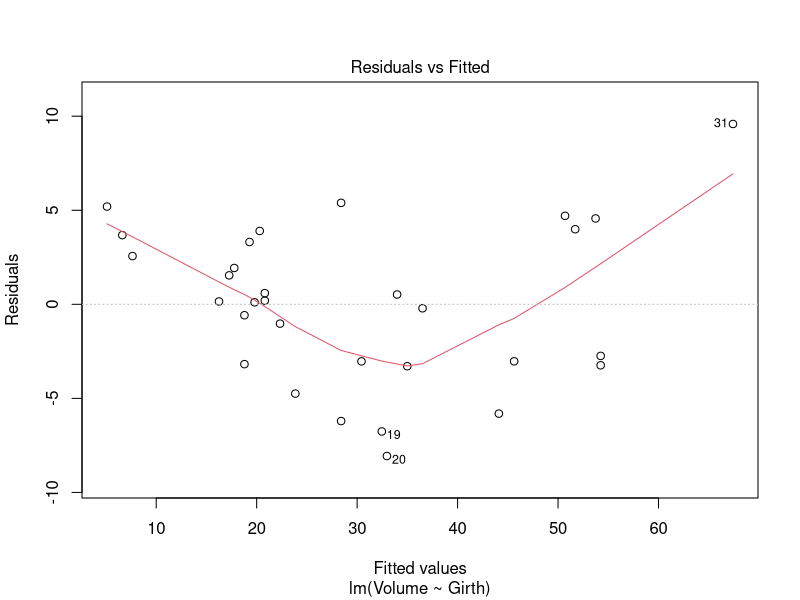
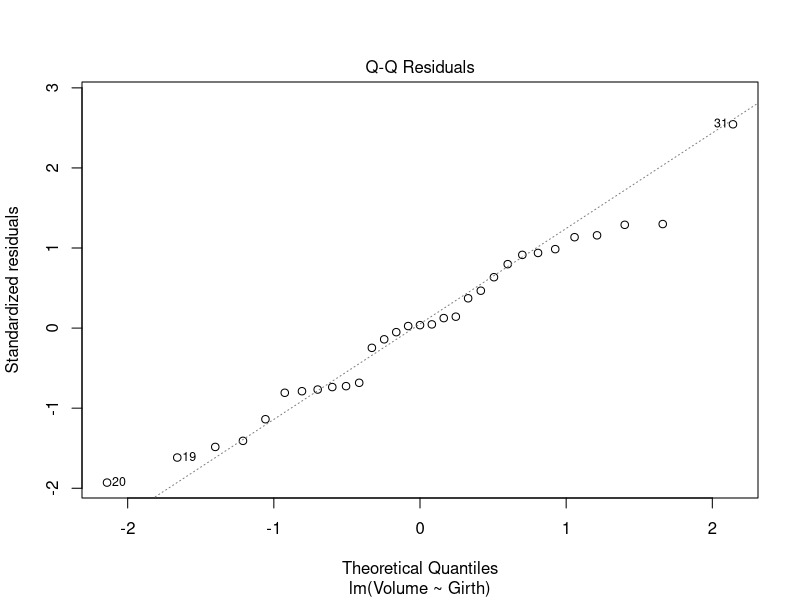
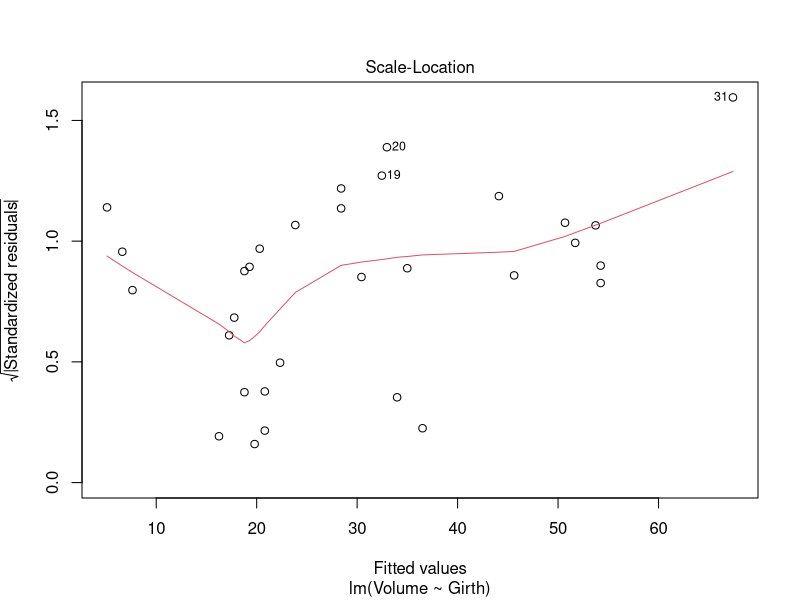
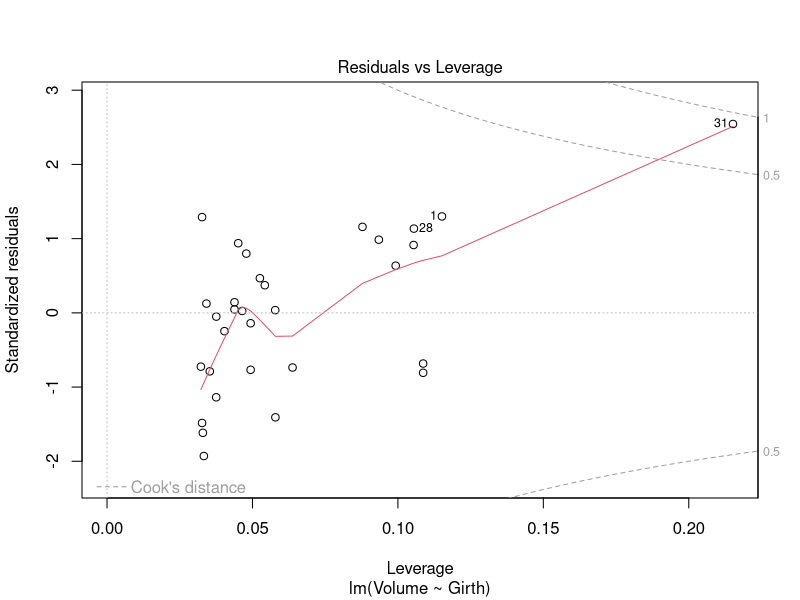
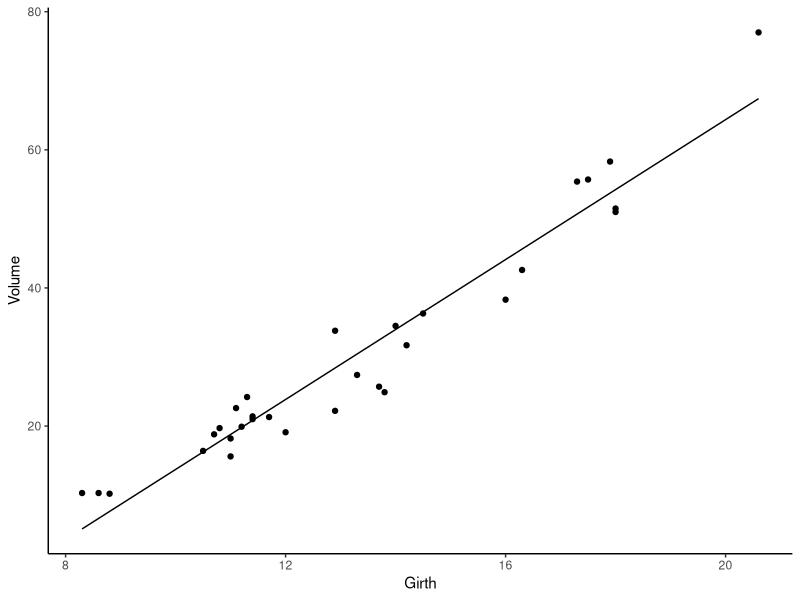
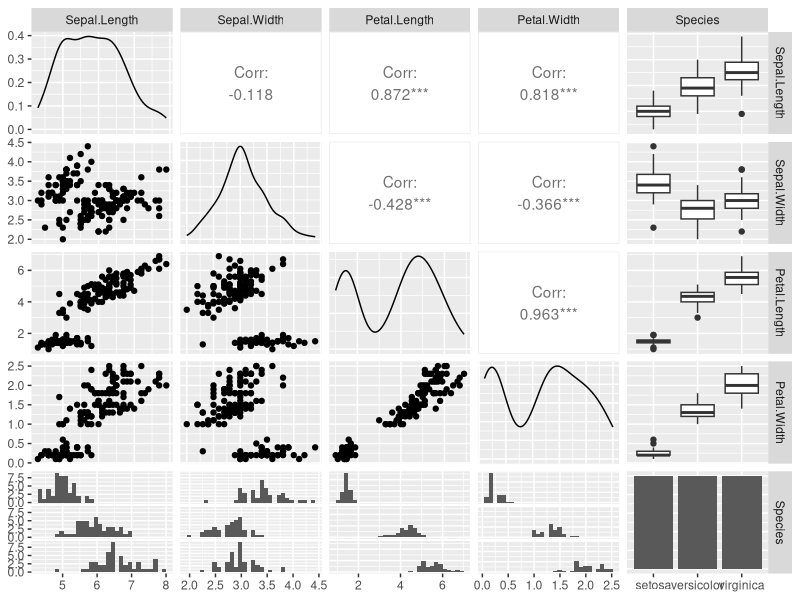

R code for these plots, in order:
## ---- chunk 1
# Load the packages we're going to use today
# Use install.packages("...") if not already installed

library(tidyverse)
library(nlme)
library(GGally)

# Take a look at the data
trees |> 
  as_tibble()

# Take a look at the help file to see what the columns each mean
?trees
## ---- chunk 2

model_vg <- lm(Volume ~ Girth, data = trees)
plot(model_vg)

## ---- chunk 3
summary(model_vg)
## ---- chunk 4
trees |> 
  mutate(pred = predict(model_vg)) |> 
  ggplot(aes(x = Girth, y = Volume)) +
  geom_point() +
  geom_line(aes(y = pred))+
  theme_classic()
## ---- chunk 5
model_vghi <- lm(Volume ~ Girth * Height, data = trees)
## ---- chunk 6
anova(model_vghi)
## ---- chunk 7
step(model_vghi)
## ---- chunk 8
ggpairs(iris)
?iris
## ---- chunk 9
# As it happens all the measurement columns have a dot in the middle - let's use that to identify them and stack them up:
iris_stacked <- iris |> 
  pivot_longer(contains("."), 
               names_to = "structure_measured", 
               values_to = "measurement")
iris_stacked
## ---- chunk 10
model_ssi <- lm(measurement ~ Species * structure_measured, data = iris_stacked)
## ---- chunk 11
model_ssi_g <- gls(measurement ~ Species * structure_measured, 
                   data = iris_stacked)
## ---- chunk 12
anova(model_ssi_g, model_ssi)
## ---- chunk 13
model_ssi_gv <- gls(measurement ~ Species * structure_measured, 
                    weights = varPower(), 
                    data = iris_stacked)

## ---- chunk 14
model_ssi_gv
